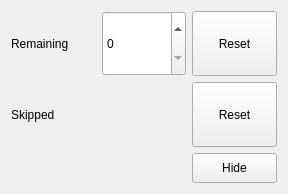
<?xml version="1.0" encoding="UTF-8"?>
<ui version="4.0">
 <class>CountersDialog</class>
 <widget class="QWidget" name="CountersDialog">
  <property name="geometry">
   <rect>
    <x>0</x>
    <y>0</y>
    <width>288</width>
    <height>192</height>
   </rect>
  </property>
  <property name="windowTitle">
   <string>Dialog</string>
  </property>
  <layout class="QHBoxLayout" name="horizontalLayout">
   <item>
    <layout class="QGridLayout" name="gridLayout">
     <item row="1" column="0">
      <widget class="QLabel" name="label_2">
       <property name="text">
        <string>Skipped</string>
       </property>
      </widget>
     </item>
     <item row="1" column="2">
      <widget class="QPushButton" name="pushButtonSkippedReset">
       <property name="minimumSize">
        <size>
         <width>0</width>
         <height>65</height>
        </size>
       </property>
       <property name="text">
        <string>Reset</string>
       </property>
      </widget>
     </item>
     <item row="0" column="1">
      <widget class="QDoubleSpinBox" name="doubleSpinBoxRemain">
       <property name="minimumSize">
        <size>
         <width>0</width>
         <height>65</height>
        </size>
       </property>
       <property name="decimals">
        <number>0</number>
       </property>
       <property name="maximum">
        <double>1000000.000000000000000</double>
       </property>
       <property name="singleStep">
        <double>100.000000000000000</double>
       </property>
      </widget>
     </item>
     <item row="0" column="0">
      <widget class="QLabel" name="label">
       <property name="text">
        <string>Remaining</string>
       </property>
      </widget>
     </item>
     <item row="0" column="2">
      <widget class="QPushButton" name="pushButtonRemainReset">
       <property name="minimumSize">
        <size>
         <width>0</width>
         <height>65</height>
        </size>
       </property>
       <property name="text">
        <string>Reset</string>
       </property>
      </widget>
     </item>
     <item row="2" column="2">
      <widget class="QPushButton" name="pushButtonHide">
       <property name="minimumSize">
        <size>
         <width>0</width>
         <height>30</height>
        </size>
       </property>
       <property name="text">
        <string>Hide</string>
       </property>
      </widget>
     </item>
    </layout>
   </item>
  </layout>
 </widget>
 <resources/>
 <connections/>
</ui>
